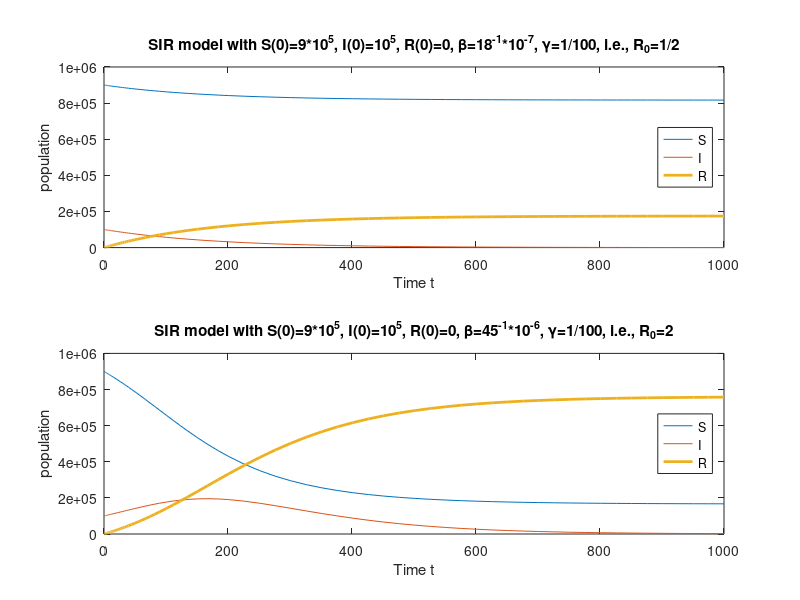

This chart was generated by the following MATLAB code:
% sir_model.m
%%%%%%%%%%%%%%%%%%%%
% Solving IVP with
% total population S+I+R=1000000
% S(0)=999900
% I(0)=100
% R(0)=0
%%%%%%%%%%%%%%%%%%%%
% The case of  
% infection rate beta=1/30000000
% recovery rate gamma=1/100
%%%%%%%%%%%%%%%%%%%%
[t1,u1]=ode45(@(t,u) [-u(1)*u(2)/180000000; u(1)*u(2)/200000000-u(2)/100; u(2)/100], [0,1000], [900000;100000;0]);
%%%%%%%%%%%%%%%%%%%%
% The case of  
% infection rate beta=1/20000000
% recovery rate gamma=1/100
%%%%%%%%%%%%%%%%%%%%
[t2,u2]=ode45(@(t,u) [-u(1)*u(2)/45000000; 2*u(1)*u(2)/100000000-u(2)/100; u(2)/100], [0,1000], [900000;100000;0]);
%%%%%%%%%%%%%%%%%%%%
% ploting
%%%%%%%%%%%%%%%%%%%%%
subplot(2,1,1);
plot(t1,u1(:,1),t1,u1(:,2),t1,u1(:,3),'LineWidth',2); 
title('SIR model with S(0)=9*10^5, I(0)=10^5, R(0)=0, \beta=18^{-1}*10^{-7}, \gamma=1/100, i.e., R_0=1/2'); 
xlabel('Time t'); 
ylabel('population');
legend('S','I','R','Location','east');

subplot(2,1,2);
plot(t2,u2(:,1),t2,u2(:,2),t2,u2(:,3),'LineWidth',2);
title('SIR model with S(0)=9*10^5, I(0)=10^5, R(0)=0, \beta=45^{-1}*10^{-6}, \gamma=1/100, i.e., R_0=2');
xlabel('Time t');
ylabel('population');
legend('S','I','R','Location','east');
%%%%%%%%%%%%%%%%%%%%%%
